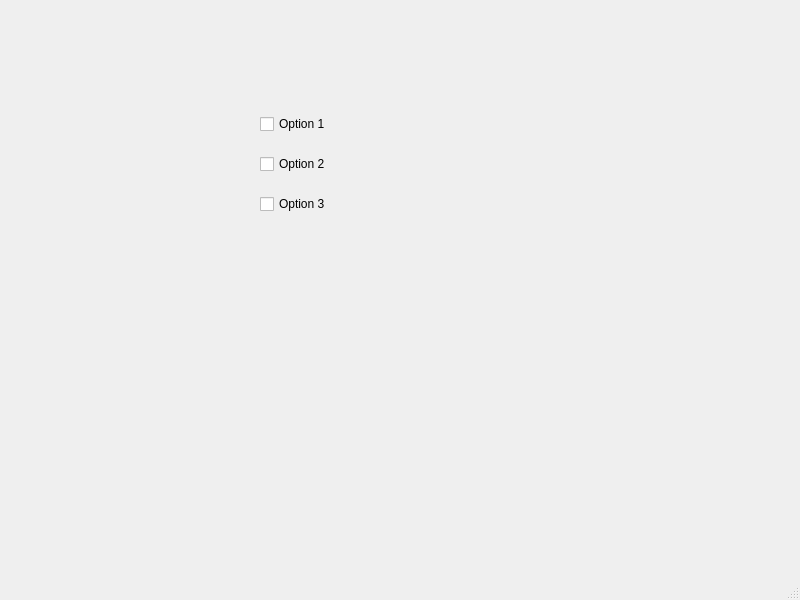
<?xml version="1.0" encoding="UTF-8"?>
<ui version="4.0">
 <class>MainWindow</class>
 <widget class="QMainWindow" name="MainWindow">
  <property name="geometry">
   <rect>
    <x>0</x>
    <y>0</y>
    <width>800</width>
    <height>600</height>
   </rect>
  </property>
  <property name="windowTitle">
   <string>Checkbox</string>
  </property>
  <widget class="QWidget" name="centralwidget">
   <widget class="QWidget" name="">
    <property name="geometry">
     <rect>
      <x>260</x>
      <y>100</y>
      <width>111</width>
      <height>131</height>
     </rect>
    </property>
    <layout class="QVBoxLayout" name="verticalLayout">
     <item>
      <widget class="QCheckBox" name="checkBox_1">
       <property name="text">
        <string>Option 1</string>
       </property>
      </widget>
     </item>
     <item>
      <widget class="QCheckBox" name="checkBox_2">
       <property name="text">
        <string>Option 2</string>
       </property>
      </widget>
     </item>
     <item>
      <widget class="QCheckBox" name="checkBox_3">
       <property name="text">
        <string>Option 3</string>
       </property>
      </widget>
     </item>
    </layout>
   </widget>
  </widget>
  <widget class="QMenuBar" name="menubar">
   <property name="geometry">
    <rect>
     <x>0</x>
     <y>0</y>
     <width>800</width>
     <height>26</height>
    </rect>
   </property>
  </widget>
  <widget class="QStatusBar" name="statusbar"/>
 </widget>
 <resources/>
 <connections/>
</ui>
